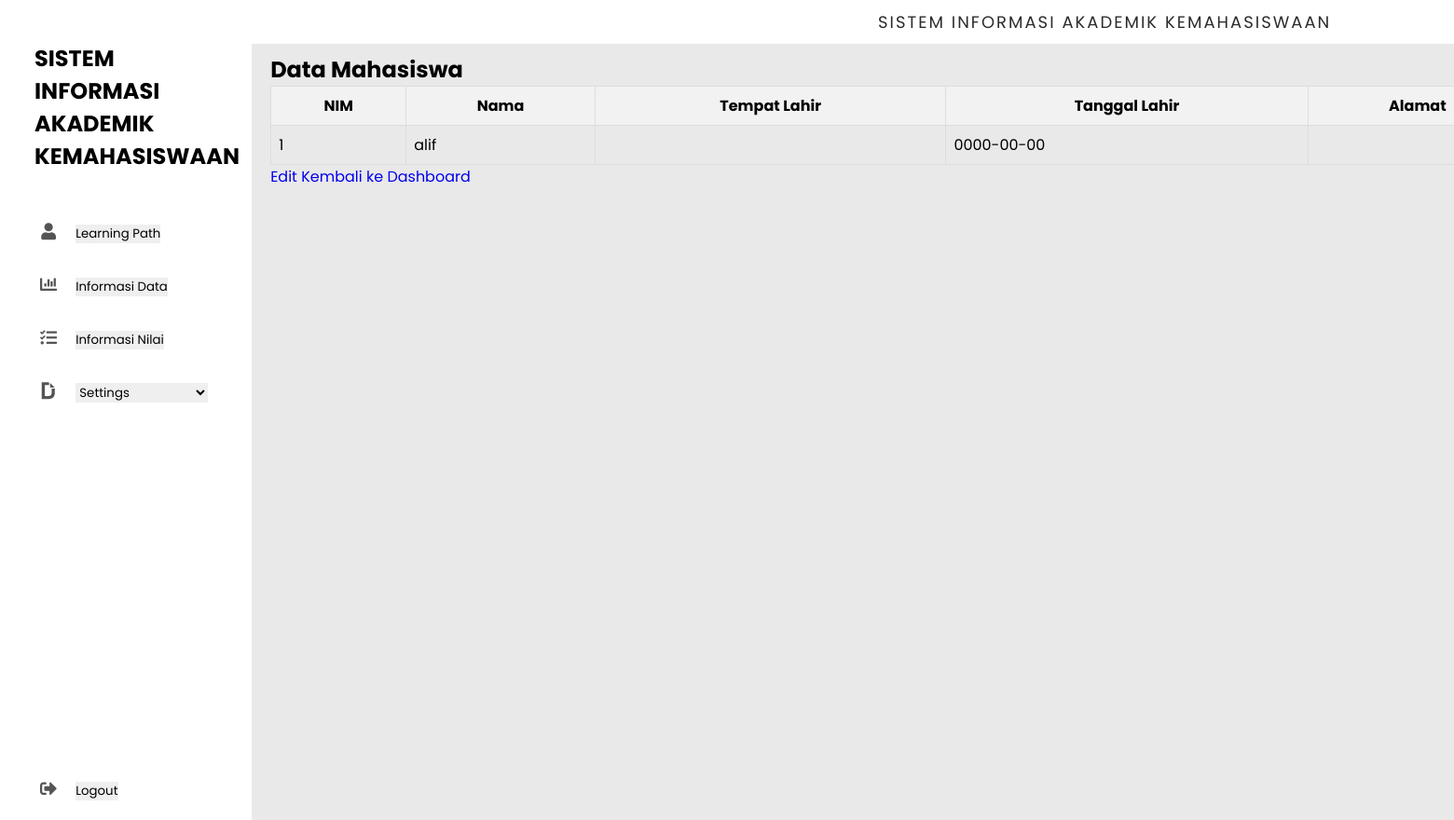
The page /view/data.php (signed in) on the database as committed earlier.
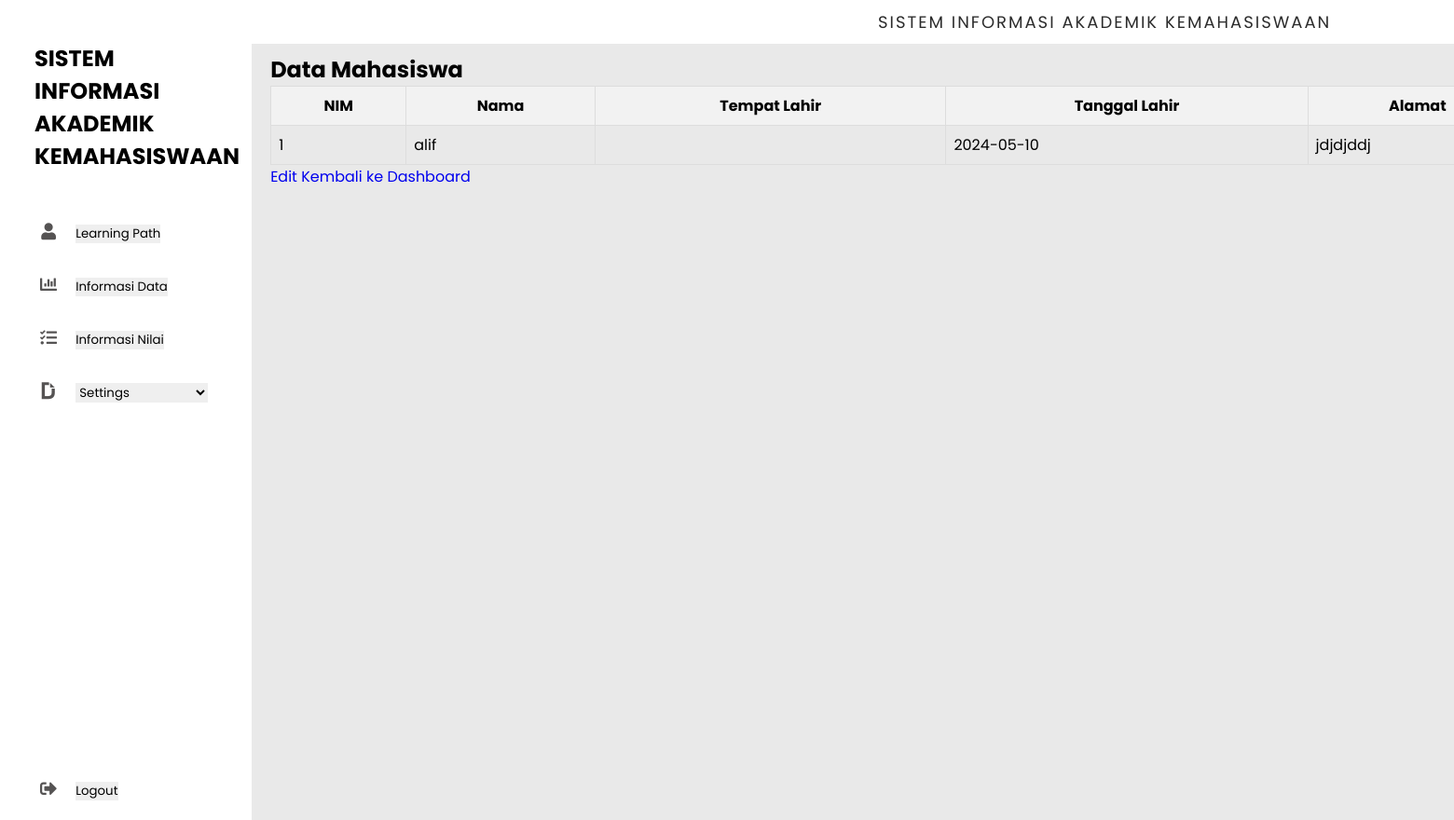
The same page on the database as committed later.
### tables this page shows
CREATE TABLE `data_mahasiswa` (
  `nim` varchar(11) NOT NULL,
  `nama` varchar(20) NOT NULL,
  `tempat_lahir` varchar(20) NOT NULL,
  `tanggal_lahir` date NOT NULL,
  `alamat` varchar(20) NOT NULL
);

### core/database.php (called while the page is built, shortened)
<?php
class Database{
	private $host = 'localhost';
	private $user = 'root';
	private $pass = '';
	private $db_name = 'mahasiswa';
	private $dbh;
	private $stmt;
	public function __construct(){
		$dsn = 'mysql:host=' . $this->host . '; dbname=' . $this->db_name . '';
		$option = [
			PDO::ATTR_PERSISTENT => true,
			PDO::ATTR_ERRMODE => PDO::ERRMODE_EXCEPTION
		];
		try{
			$this->dbh = new PDO($dsn, $this->user, $this->pass, $option);
		} catch(PDOException $e){
			die($e->getMessage());
		}
	}
	public function query($query){
		$this->stmt = $this->dbh->prepare($query);
	}
	public function bind($param, $value, $type = null){
		if (is_null($type)) {
			switch (true) {
				default:
					$type = PDO::PARAM_STR;
			}
		}
		$this->stmt->bindValue($param, $value, $type);
		}
	public function execute(){
		$this->stmt->execute();
	}
	public function resultSet(){
		$this->execute();
		return $this->stmt->fetchAll(PDO::FETCH_ASSOC);
	}
}

### contr/Mahasiswa_controller.php (called while the page is built, shortened)
<?php
require_once '../model/mahasiswa_model.php';
class Mahasiswa_controller extends Controller {
    public function getAllMahasiswa($nim) {
        $model = new Mahasiswa_model();
        return  $model->getAllMahasiswa($nim);
    }
    }
?>

### model/mahasiswa_model.php (called while the page is built, shortened)
<?php
class Mahasiswa_Model extends Database {
    public function getAllMahasiswa($nim) {
        $this->query('SELECT * FROM data_mahasiswa WHERE nim = :nim');
        $this->bind(':nim', $nim);
        return $this->resultSet();
    }
}
?>

### view/data.php (the view, shortened to what this page needs)
<?php
require_once '../contr/Mahasiswa_controller.php';
$controller = new Mahasiswa_controller();
$controller->checkLoginSession();
$nim = $_SESSION['nim'];
$mahasiswa = $controller->getAllMahasiswa($nim);
?>
<!DOCTYPE html>
<html lang="en">
<head>
<link rel="stylesheet" href="https://cdnjs.cloudflare.com/ajax/libs/font-awesome/5.15.4/css/all.min.css" />
</head>
<body>
<div class="container">
        <nav>
          <div class="navbar">
            <div class="logo">
              <h1>SISTEM INFORMASI AKADEMIK KEMAHASISWAAN</h1>
            </div>
            <ul>
              <li><a href="#">
                <i class="fas fa-user"></i>
                <button id="mata_kuliah" class="nav-item">Learning Path</button>
              </a>
              </li>
              <li><a href="#">
                <i class="fas fa-chart-bar"></i>
                <button id="mahasiswaBtn">Informasi Data</button>
              </a>
              </li>
              <li><a href="#">
                <i class="fas fa-tasks"></i>
                <button id="nilaiBtn" class="nav-item">Informasi Nilai</button>
              </a>
              </li>
              <li><a href="#">
                <i class="fab fa-dochub"></i>
                <select id="settingsDropdown" class="nav-item">
                    <option selected disabled>Settings</option>
                </select>
              </a>
              </li>
              <li><a href="#" class="logout">
                <i class="fas fa-sign-out-alt"></i>
                <button id="logoutBtn" class="nav-item">Logout</button>
              </a>
              </li>
            </ul>
          </div>
        </nav>
        <section class="main">
          <div class="main-top">
            <p>SISTEM INFORMASI AKADEMIK KEMAHASISWAAN</p>
          </div>
          <div class="main-body">
          <table class="table">
          <h2>Data Mahasiswa</h2>
<table>
    <thead>
        <tr>
            <th>NIM</th>
            <th>Nama</th>
            <th>Tempat Lahir</th>
            <th>Tanggal Lahir</th>
            <th>Alamat</th>
          </tr>
    </thead>
    <tbody>
    <?php if (!empty($mahasiswa)): ?>
        <?php foreach ($mahasiswa as $row): ?>
            <tr>
                <td><?= $row['nim'] ?></td>
                <td><?= $row['nama'] ?></td>
                <td><?= $row['tempat_lahir'] ?></td>
                <td><?= $row['tanggal_lahir'] ?></td>
                <td><?= $row['alamat'] ?></td>
            </tr>
        <?php endforeach; ?>
    <?php else: ?>
        <tr>
            <td colspan="6">Tidak ada data mahasiswa yang tersedia.</td>
        </tr>
    <?php endif; ?>
    </tbody>
</table>
<a href="edit">Edit</a>
<a href="../login/dashboard">Kembali ke Dashboard</a>
</body>
</html>

Rows that differ between the two databases and show on the page:
changed data_mahasiswa "alif": tanggal_lahir "0000-00-00" → "2024-05-10"; alamat (not shown) → "jdjdjddj"
